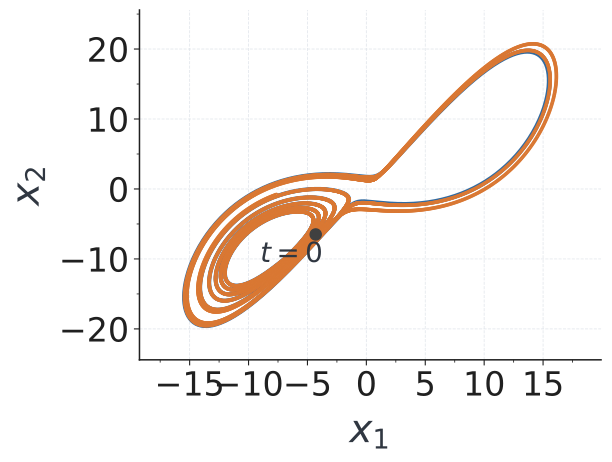

This figure's Python source:
from scipy.integrate import odeint
import matplotlib.pyplot as plt
import numpy as np
import pandas as pd
import json
from matplotlib.ticker import AutoMinorLocator, MultipleLocator

rng = np.random.default_rng(91723)
x_min = np.array([-19, -24, 5])
x_max = np.array([19, 24, 46])
dt = 0.001
T = 7
n_steps = int(round(T / dt))
RECOMPUTE = False  # True: re-run rollouts; False: plot from CSV only

MODEL_PATHS = [
    "PAC_PIECE/"
    f"pieces_a0.2_b0.01_k10000"
    f"_e{0.001}"
    f"_m3_sresidual_range_NPAC97_y{j}.json"
    for j in range(3)
]
def Phi(x):
    t = np.linspace(0, dt, 101)
    sol = odeint(ode_model, x, t)
    return sol[-1]

def ode_model(x, t):
    return [10 * (x[1] - x[0]), x[0] * (28 - x[2]) - x[1], x[0] * x[1] - 2.67 * x[2]]
    

def sample_lorenz(n, low=x_min, high=x_max):
   X = rng.uniform(low, high, size=(n, 3))
   Y = np.array([Phi(xi) for xi in X])
   return X, Y


def load_model(model_path):
    # zhuo: read the adaptive subdivision model from json
    with open(model_path, "r", encoding="utf-8") as f:
        data = json.load(f)
    pieces = []
    for p in data:
        exponents = p.get("exponents")
        pieces.append({
            "bounds": [tuple(map(float, b)) for b in p["bounds"]],
            "w": np.asarray(p["w"], dtype=float),
            "degree": int(p.get("degree", 1)),
            "exponents": [tuple(e) for e in exponents] if exponents is not None else None,
            "epsilon": float(p.get("epsilon", 0.0)),
            "n_sample": int(p.get("n_sample", len(p.get("idx", [])))),
            "idx": np.asarray(p.get("idx", []), dtype=int),
        })
    return pieces


def select_piece(xs, pieces):
    # zhuo: here we select the best piece which has the minimum error for the given state xs
    #       tol is the tolerance parameter because sometimes the state will be out of the boundary we learned,
    #       and it can be adjusted to a greater number if the system throws the ValueError below (like 0.1)
    xs = np.asarray(xs, dtype=float).ravel()
    tol = 1e-5

    d = len(xs)
    models = []
    for p in pieces:
        select = True
        for i in range(d):
            lo, hi = p["bounds"][i]
            if not (lo - tol <= xs[i] <= hi + tol):
                select = False
                break
        if select:
            models.append(p)

    if not models:
        print(f"[stop] no matched piece for xs={xs}")
        return None
    return min(models, key=lambda p: p["epsilon"])


def predict(xs, pieces):
    # Zhuo: here we use the pieces to calculate the output of the current state(y_pred) with the w
    xs = np.asarray(xs, dtype=float).ravel()
    p = select_piece(xs, pieces)

    w = p["w"]

    if p["exponents"] is not None:
        phi = np.array([np.prod(xs ** np.asarray(e)) for e in p["exponents"]], dtype=float)
        if w.size != phi.size:
            raise ValueError(f"w size ({w.size}) != feature size ({phi.size})")
        y_pred = float(np.dot(w, phi))
    else:
        if w.size != xs.size + 1:
            raise ValueError(f"w size ({w.size}) != input size + 1 ({xs.size + 1})")
        y_pred = float(w[0] + np.dot(w[1:], xs))
    return y_pred, p

if RECOMPUTE:
    n_samples = 10000
    X, Y = sample_lorenz(n_samples)
    pd.DataFrame(np.hstack((X, Y[:,0].reshape(-1,1))), columns=['x0', 'x1', 'x2', 'y0']).to_csv(f"lorenz_X_{n_samples}.csv", index=False)
    pd.DataFrame(np.hstack((X, Y[:,1].reshape(-1,1))), columns=['x0', 'x1', 'x2', 'y1']).to_csv(f"lorenz_Y_{n_samples}.csv", index=False)
    pd.DataFrame(np.hstack((X, Y[:,2].reshape(-1,1))), columns=['x0', 'x1', 'x2', 'y2']).to_csv(f"lorenz_Z_{n_samples}.csv", index=False)
    raise SystemExit

models = [load_model(path) for path in MODEL_PATHS]
print(f"len(models[0]): {len(models[0])}") 
print(f"len(models[1]): {len(models[1])}") 
print(f"len(models[2]): {len(models[2])}") 
x_init = [-4.3, -6.5, 21.5]

x0 = np.asarray(x_init, dtype=float).copy()
x1 = x0.copy()
pac_traj = [x0.copy()]
true_traj = [x1.copy()]

for i in range(n_steps):
    x0 = np.array([predict(x0, pieces)[0] for pieces in models])
    x1 = Phi(x1)
    pac_traj.append(x0.copy())
    true_traj.append(x1.copy())
ts = dt * np.arange(n_steps + 1)
pac_traj = np.asarray(pac_traj)
true_traj = np.asarray(true_traj)

state_names = ["s0", "s1", "s2"]
error = pac_traj - true_traj
abs_error = np.abs(error)
summary = pd.DataFrame(
    {
        "state": np.tile(state_names, len(ts)),
        "error": error.flatten(),
        "abs_error": abs_error.flatten(),
    }
)
summary.to_csv("lorenz_summary.csv", index=False)
# print(summary.to_string(index=False, float_format=lambda v: f"{v:.6g}"))
trajectory = {"t": ts}
for j, name in enumerate(state_names):
    trajectory[f"ode_{name}"] = true_traj[:, j]
    trajectory[f"pac_{name}"] = pac_traj[:, j]
    trajectory[f"abs_error_{name}"] = abs_error[:, j]
pd.DataFrame(trajectory).to_csv("lorenz_trajectory.csv", index=False)

plot_style = {
    "font.size": 24,
    "axes.labelsize": 28,
    "axes.labelpad": 8,
    "axes.edgecolor": "#202020",
    "axes.labelcolor": "#303741",
    "axes.linewidth": 1.1,
    "axes.spines.top": False,
    "axes.spines.right": False,
    "axes.axisbelow": True,
    "xtick.color": "#202020",
    "ytick.color": "#202020",
    "xtick.direction": "out",
    "ytick.direction": "out",
    "xtick.labelsize": 24,
    "ytick.labelsize": 24,
    "legend.fontsize": 17,
    "legend.frameon": False,
    "figure.facecolor": "white",
    "axes.facecolor": "white",
    "savefig.facecolor": "white",
    "pdf.fonttype": 42,
}

state_ylabels = [rf"$x_{{{j+1}}}$" for j in range(3)]
state_filenames = [f"s{j+1}" for j in range(3)]
y_ticks = (5.0, 10.0, 5.0)

with plt.rc_context(plot_style):
        for j, ylabel, filename in zip(range(3), state_ylabels, state_filenames):
            fig, ax = plt.subplots(figsize=(6.0, 4.5), layout="constrained")

            ax.plot(
                ts,
                true_traj[:, j],
                color="#326A9F",
                linewidth=3.0,
                label="ODE Solution",
                zorder=2,
            )
            ax.plot(
                ts,
                pac_traj[:, j],
                color="#D97732",
                linestyle="none",
                marker="o",
                markersize=1.5,
                markerfacecolor="white",
                markeredgewidth=1.2,
                label="PAC Estimation",
                zorder=3,
            )
            ax.set_xlabel(r"$t$ (s)")
            ax.set_ylabel(ylabel)
            ax.set_xlim(0, ts[-1])
            ax.margins(y=0.12)
            ax.xaxis.set_major_locator(MultipleLocator(1.0))
            ax.yaxis.set_major_locator(MultipleLocator(y_ticks[j]))
            ax.xaxis.set_minor_locator(AutoMinorLocator(2))
            ax.yaxis.set_minor_locator(AutoMinorLocator(2))
            ax.tick_params(which="major", length=4, width=0.8)
            ax.tick_params(which="minor", length=2, width=0.6)
            ax.grid(
                which="major", color="#DCE1E7", linewidth=0.6, linestyle="--", alpha=0.8
            )
            # if j == 1:
            #     ax.legend(
            #         loc="lower center",
            #         bbox_to_anchor=(0.5, 1.01),
            #         ncol=2,
            #         handlelength=1.3,
            #         handletextpad=0.5,
            #         columnspacing=1.0,
            #         borderaxespad=0.0,
            #     )
            fig.savefig(f"lorenz_{filename}.pdf", bbox_inches="tight")
            plt.close(fig)

        # s1 vs s2
        fig, ax = plt.subplots(figsize=(6.0, 4.5), layout="constrained")
        ax.plot(
            true_traj[:, 0],
            true_traj[:, 1],
            color="#326A9F",
            linewidth=3.0,
            label="ODE Solution",
            zorder=2,
        )
        ax.plot(
            pac_traj[:, 0],
            pac_traj[:, 1],
            color="#D97732",
            linestyle="none",
            marker="o",
            markersize=1.5,
            markerfacecolor="white",
            markeredgewidth=1.2,
            label="PAC Estimation",
            zorder=3,
        )
        ax.plot(
            true_traj[0, 0],
            true_traj[0, 1],
            color="#404040",
            linestyle="none",
            marker="o",
            markersize=8,
            zorder=4,
        )
        ax.annotate(
            r"$t = 0$",
            xy=(true_traj[0, 0], true_traj[0, 1]),
            xytext=(-40, -20),
            textcoords="offset points",
            fontsize=20,
            color="#303741",
        )
        ax.set_xlabel(r"$x_{1}$")
        ax.set_ylabel(r"$x_{2}$")
        ax.margins(0.12)
        ax.xaxis.set_major_locator(MultipleLocator(5.0))
        ax.yaxis.set_major_locator(MultipleLocator(10.0))
        ax.xaxis.set_minor_locator(AutoMinorLocator(2))
        ax.yaxis.set_minor_locator(AutoMinorLocator(2))
        ax.tick_params(which="major", length=4, width=0.8)
        ax.tick_params(which="minor", length=2, width=0.6)
        ax.grid(
            which="major", color="#DCE1E7", linewidth=0.6, linestyle="--", alpha=0.8
        )
        # ax.legend(
        #     loc="lower center",
        #     bbox_to_anchor=(0.5, 1.01),
        #     ncol=2,
        #     handlelength=1.3,
        #     handletextpad=0.5,
        #     columnspacing=1.0,
        #     borderaxespad=0.0,
        # )
        fig.savefig("lorenz.pdf", bbox_inches="tight")
        plt.close(fig)
